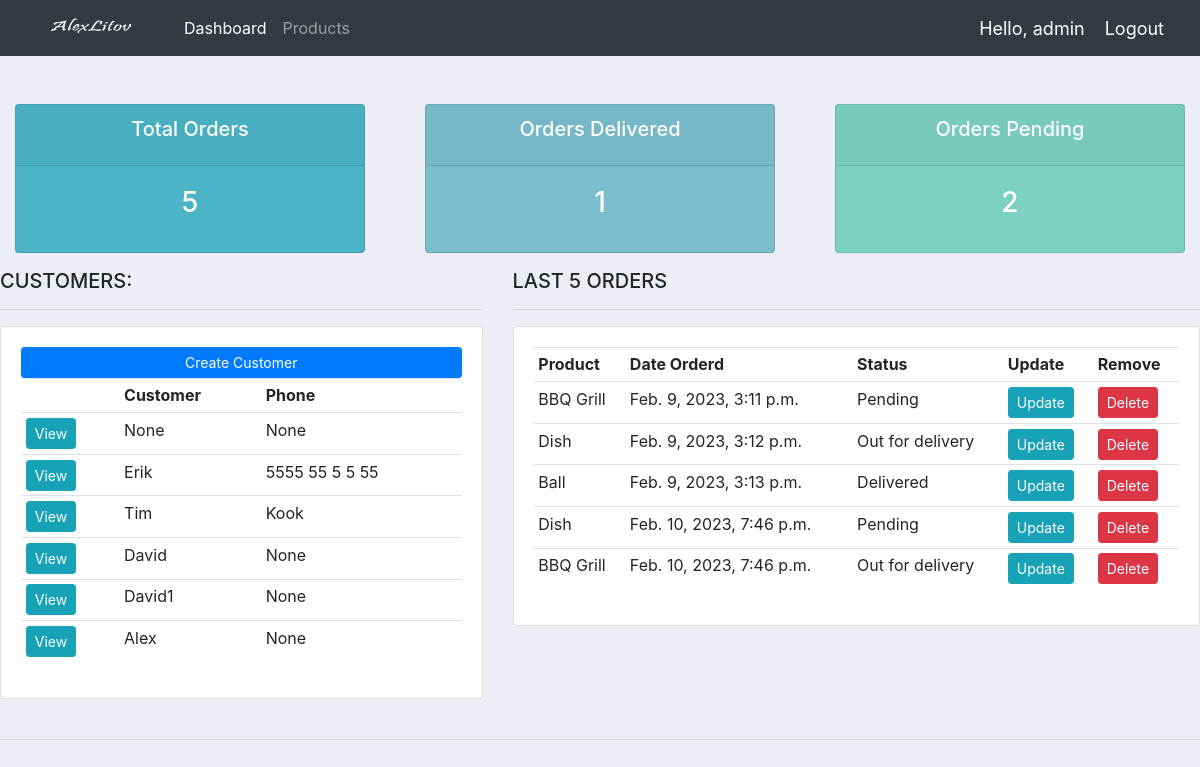
The app's page / (signed in) with its own data.
### accounts/models.py (models this page shows, shortened)
class Customer(models.Model):
	user = models.OneToOneField(User, null = True, blank = True, on_delete = models.CASCADE)
	name = models.CharField(max_length = 200, null = True)
	phone = models.CharField(max_length = 200, null = True)
	email = models.CharField(max_length = 200, null = True)
	profile_pic = models.ImageField(default = "profile-pic1.png", null = True, blank = True)
	date_created = models.DateTimeField(auto_now_add=True, null = True)

class Order(models.Model):
	STATUS = (
			('Pending','Pending'),
			('Out for delivery','Out for delivery'),
			('Delivered','Delivered'),
			)
	customer = models.ForeignKey(Customer, null = True, on_delete = models.SET_NULL)
	product = models.ForeignKey(Product, null = True, on_delete = models.SET_NULL)
	date_created = models.DateTimeField(auto_now_add=True, null = True)
	status = models.CharField(max_length = 200, null = True, choices = STATUS)
	note = models.CharField(max_length = 1000, null = True)

class Product(models.Model):
	CATEGORY = (
				('Indoor','Indoor'),
				('Out Door','Out Door'),
				)
	name = models.CharField(max_length = 200, null = True)
	price = models.FloatField(null = True)
	category = models.CharField(max_length = 200, null = True, choices = CATEGORY)
	description = models.CharField(max_length = 200, null = True, blank = True)
	date_created = models.DateTimeField(auto_now_add=True, null = True)
	tags = models.ManyToManyField(Tag)
	def __str__(self):
		return self.name

### accounts/decorators.py (the view)
	def wrapper_function(request, *args, **kwargs):
		group = None
		if request.user.groups.exists():
			group = request.user.groups.all()[0].name
		if group == 'customer':
			return redirect('user-page')
		if group == 'admin':
			return view_finc(request, *args, **kwargs)

### accounts/views.py (called while the page is built)
@login_required(login_url='login')
@admin_only
def home(request):
	orders = Order.objects.all()
	customers = Customer.objects.all()
	total_customers = customers.count()
	total_orders = orders.count()
	delivered = orders.filter(status = 'Delivered').count()
	pending = orders.filter(status = 'Pending').count()
	context = {	'orders': orders, 'customers':customers,
				'total_customers': total_customers,
				'total_orders':total_orders, 'delivered': delivered,
				'pending':pending }
	return render(request, 'accounts/dashboard.html', context)

### accounts/templates/accounts/dashboard.html
{% extends 'accounts/main.html' %}
{% block content %}
<br>
{% include 'accounts/status.html' %}
	<div class="row">
		<div class="col-md-5">
			<h5>CUSTOMERS:</h5>
			<hr>
			<div class="card card-body">
				<a class="btn btn-primary  btn-sm btn-block" href="">Create Customer</a>
				<table class="table table-sm">
					<tr>
						<th></th>
						<th>Customer</th>
						<th>Phone</th>
					</tr>
					{% for customer in customers %}
						<tr>
							<td><a class="btn btn-sm btn-info" href="{% url 'customer' customer.id %}">View</a></td>
							<td>{{customer.name}}</td>
							<td>{{customer.phone}}</td>
						</tr>
					{% endfor %}
				</table>
			</div>
		</div>
		<div class="col-md-7">
			<h5>LAST 5 ORDERS</h5>
			<hr>
			<div class="card card-body">
				<table class="table table-sm">
					<tr>
						<th>Product</th>
						<th>Date Orderd</th>
						<th>Status</th>
						<th>Update</th>
						<th>Remove</th>
					</tr>
					{% for order in orders %}
						<tr>
							<td>{{order.product}}</td>
							<td>{{order.date_created}}</td>
							<td>{{order.status}}</td>
							<td><a class="btn btn-sm btn-info" href="{% url 'update_order' order.id%} ">Update</a></td>
							<td><a class="btn btn-sm btn-danger" href="{% url 'delete_order' order.id%}">Delete</a></td>
						</tr>
					{% endfor %}
				</table>
			</div>
		</div>
	</div>
	<br>
{% endblock %}

### accounts/templates/accounts/main.html (shortened to what this page needs)
{% load static %}
<!DOCTYPE html>
<html>
<head>
	<link rel="stylesheet" href="https://cdn.jsdelivr.net/npm/bootstrap@4.0.0/dist/css/bootstrap.min.css">
	<link rel="stylesheet" type="text/css" href="{% static '/css/main.css' %}">
</head>
<body>
	{% include 'accounts/navbar.html' %}
	{% block content %}
	{% endblock %}
	<hr>
</body>
</html>

### accounts/templates/accounts/navbar.html (shortened to what this page needs)
{% load static %}
<nav class="navbar navbar-expand-lg navbar-dark bg-dark">
  <img src="{%  static 'images/logo.png' %}" style="width: 160px; height: 40px;">
  <div class="collapse navbar-collapse" id="navbarNav">
    <ul class="navbar-nav">
      {% if request.user.is_staff %}
      <li class="nav-item active">
        <a class="nav-link" href="{% url 'home' %}">Dashboard</a>
      </li>
      <li class="nav-item">
        <a class="nav-link" href="{% url 'products' %}">Products</a>
      </li>
      {% else %}
      <li class="nav-item">
        <a class="nav-link" href="{% url 'account' %}">Settings</a>
      </li>
      {% endif %}
    </ul>
  </div>
  <span class="hello-msg">Hello, {{request.user}}</span>
  <span><a class="hello-msg" href="{% url 'logout'%}">Logout</a> </span>
</nav>

### accounts/templates/accounts/status.html
<br>
<div class="row">
 <div class="col">
  <div class="col-md">
   <div class="card text-center text-white  mb-3" id="total-orders">
      <div class="card-header">
       <h5 class="card-title">Total Orders</h5>
      </div>
      <div class="card-body">
        <h3 class="card-title">{{total_orders}}</h3>
      </div>
   </div>
  </div>
 </div>
 <div class="col">
  <div class="col-md">
   <div class="card text-center text-white  mb-3" id="orders-delivered">
      <div class="card-header">
       <h5 class="card-title">Orders Delivered</h5>
      </div>
      <div class="card-body">
        <h3 class="card-title">{{delivered}}</h3>
      </div>
   </div>
  </div>
 </div>
 <div class="col">
  <div class="col-md">
   <div class="card text-center text-white  mb-3" id="orders-pending">
      <div class="card-header">
       <h5 class="card-title">Orders Pending</h5>
      </div>
      <div class="card-body">
        <h3 class="card-title">{{pending}}</h3>
      </div>
   </div>
  </div>
 </div>
</div>

### static/css/main.css (style rules this page uses)
body { background-color: #ebeff5; }
#total-orders { background-color: #4cb4c7; }
#orders-delivered { background-color: #7abecc; }
#orders-pending { background-color: #7CD1C0; }

### accounts/templates/accounts/navbar.html (style rules this page uses)
.hello-msg { font-size: 18px; color: #fff; margin-right: 20px; }

### records on screen
Customer: name "None", phone "None"
Customer: name "Erik", phone "5555 55 5 5 55"
Customer: name "Tim", phone "Kook"
Customer: name "David", phone "None"
Customer: name "David1", phone "None"
Customer: name "Alex", phone "None"
Order: product "BBQ Grill", date_created "Feb. 9, 2023, 3:11 p.m.", status "Pending"
Order: product "Dish", date_created "Feb. 9, 2023, 3:12 p.m.", status "Out for delivery"
Order: product "Ball", date_created "Feb. 9, 2023, 3:13 p.m.", status "Delivered"
Order: product "Dish", date_created "Feb. 10, 2023, 7:46 p.m.", status "Pending"
Order: product "BBQ Grill", date_created "Feb. 10, 2023, 7:46 p.m.", status "Out for delivery"

### other values on screen
{{ request.user }} "admin"
{{ total_orders }} "5"
{{ delivered }} "1"
{{ pending }} "2"
